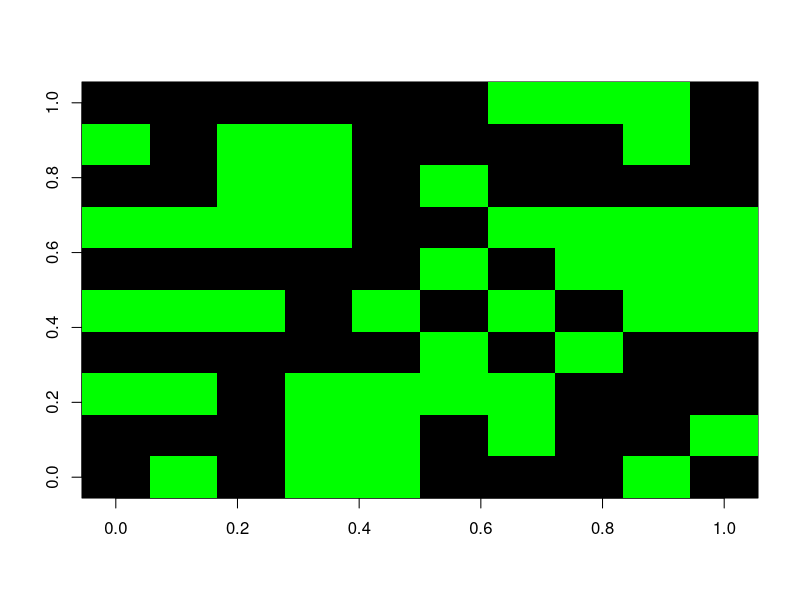
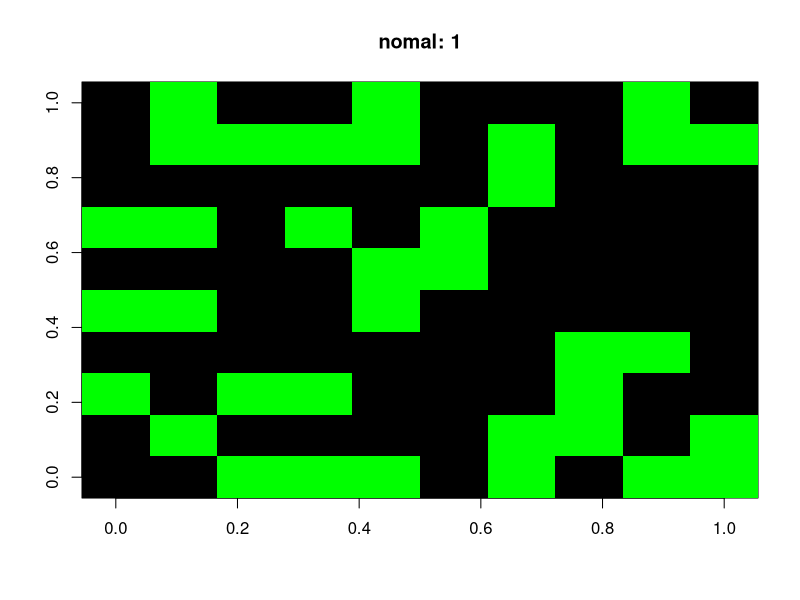
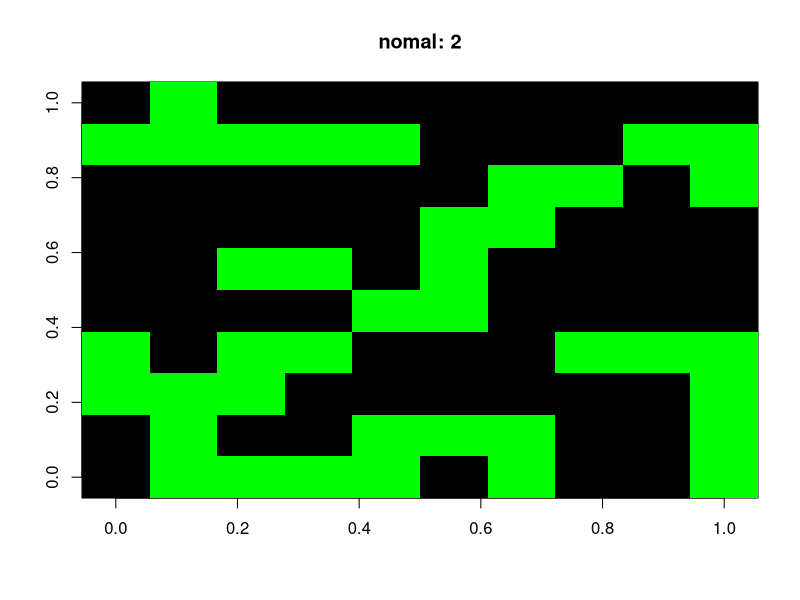
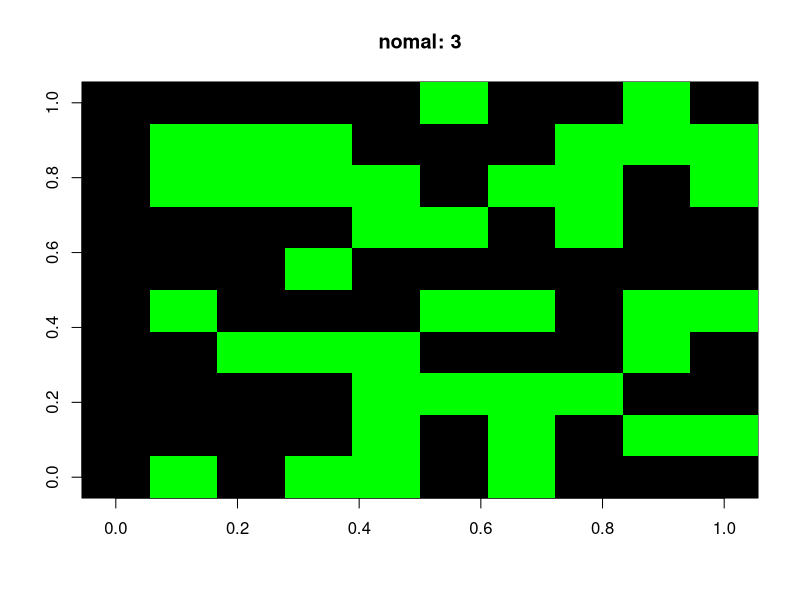
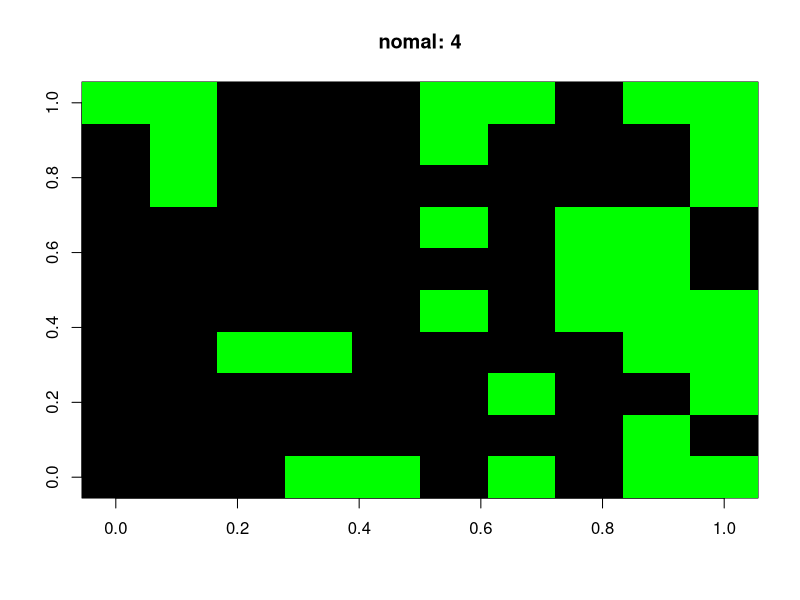
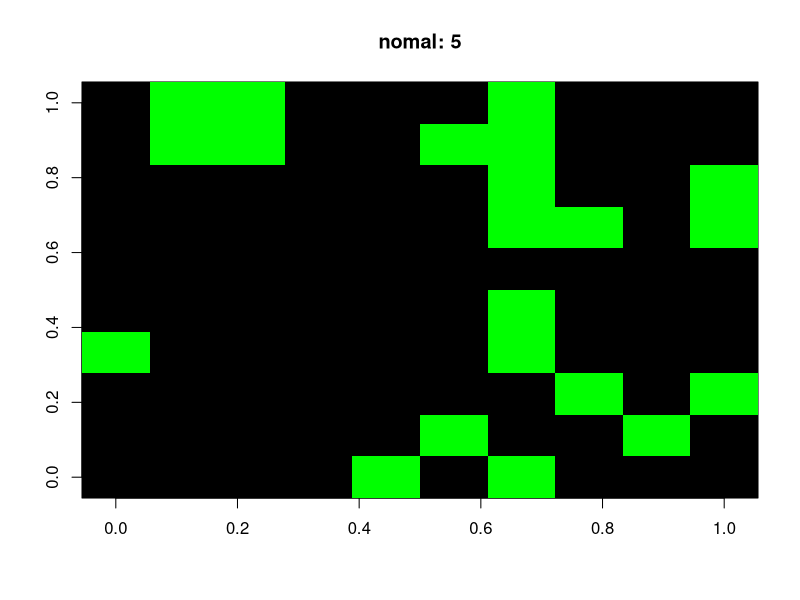
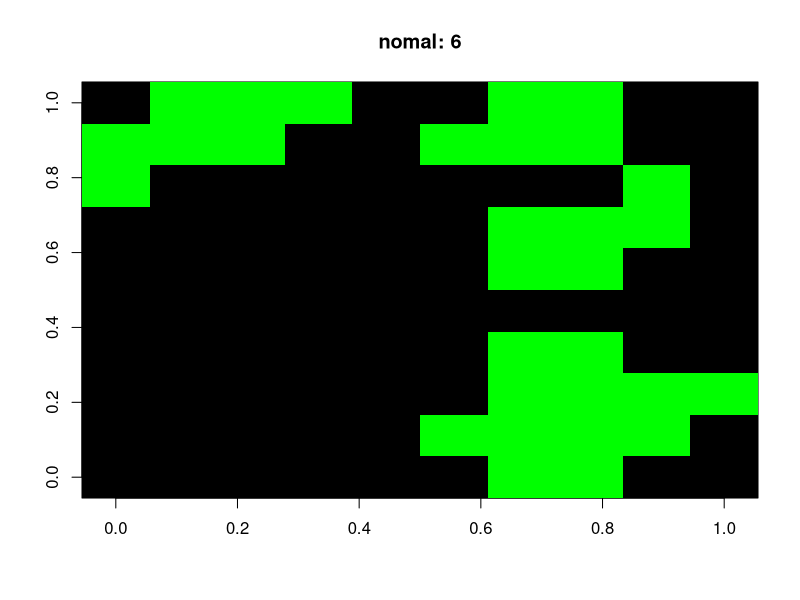
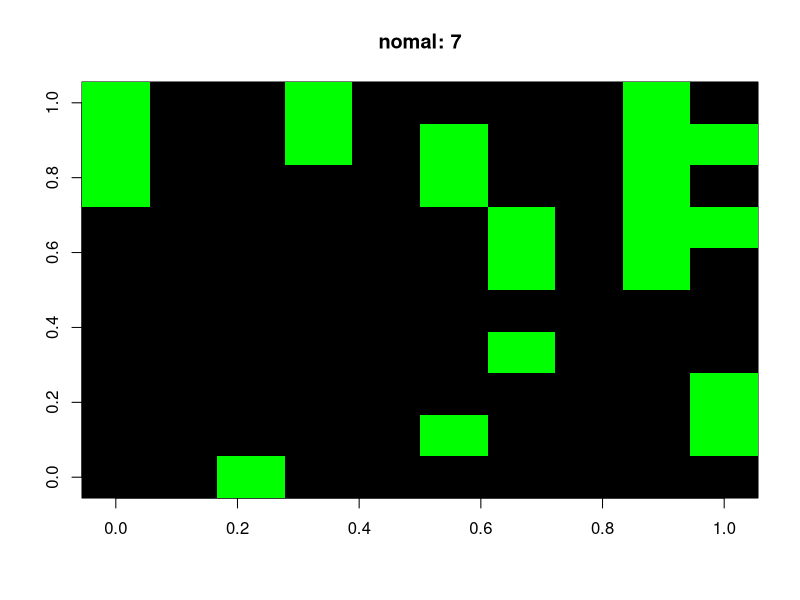

The R script that drew these images, in order:

SIZE = readline("Size(default: 10): ")
if (SIZE == "") {
  SIZE = 10 
} else {
  SIZE = as.numeric(SIZE)
}
BORN = 1
SURVIVES = 2

DEATH = BORN-1
ALIVE = SURVIVES-1

weightingAdder <- function(M) {
  TMP = matrix(0, nrow=SIZE, ncol=SIZE, byrow=T)
  for (i in 1:SIZE) {
    for (j in 1:SIZE) {
      if (M[i,j] == DEATH)  next
      for (k in -1:1) {
        for (l in -1:1) {
          if (k == 0 && l == 0) next
          x = i + k
          y = j + l
          if (i+k == 0)  x = SIZE
          else if (i+k == SIZE+1) x = 1
          if (j+l == 0)  y = SIZE
          else if (j+l == SIZE+1) y = 1

          TMP[x,y] = TMP[x,y] + 1
        }
      }
    }
  }
  return(TMP)
}

cat('Type: {fill, empty, random}={f, e, r}\n')
type <- readline("Type: ")
if (type == "f") {
  A = matrix(1, nrow=SIZE, ncol=SIZE, byrow=T)
  image(A, col="green")
} else if (type == "e") {
  A = matrix(0, nrow=SIZE, ncol=SIZE, byrow=T)
  image(A, col="black")
} else {
  rand = as.integer(runif(SIZE^2, min=0, max=2))
  A = matrix(rand, nrow=SIZE, ncol=SIZE, byrow=T)
  image(A, col=c("black","green"))
}

makePattern <- function(M) {
  count <- readline("Make Count: ")
  if (count == "") {
    count = 0
  } else {
    count <- as.numeric(count)
  }
  for (i in 1:count) {
    if (count == 0) break
    print(i, quote=FALSE)
    input <- as.numeric(locator(1))
    pos <- as.numeric(input) + 0.05
    len <- 1.1 / SIZE
    pos <- as.integer(pos/len) + 1
    if (M[pos[1], pos[2]] == 1)
      M[pos[1], pos[2]] = 0
    else
      M[pos[1], pos[2]] = 1

    if (length(M[M==1]) == length(M))
      image(M, col=c("green"))
    else
      image(M, col=c("black", "green"))
  }
  return(M)
}

A = makePattern(A)

title = ""
cat("nomal: B3/S23\n")
cat("day and night: B3678/S34678\n")
cat("HighLife: B36/S23\n")
cat("Replicator: B1357/S1357\n")
cat("2x2: B36/S125\n")
rule <- readline("Input Pattern: ")
if (rule == "nomal" || rule == "") {
  title = "nomal"
  rule_born <- c(3)
  rule_survives <- c(2,3)
} else if (rule == "day and night") {
  title = "day and night"
  rule_born <- c(3,6,7,8)
  rule_survives <- c(3,4,6,7,8)
} else if (rule == "HighLife") {
  title = "HighLife"
  rule_born <- c(3,6)
  rule_survives <- c(2,3)
} else if (rule == "Replicator") {
  title = "Replicator"
  rule_born <- c(1,3,5,7)
  rule_survives <- c(1,3,5,7)
} else if (rule == "2x2") {
  title = "2x2"
  rule_born <- c(3,6)
  rule_survives <- c(1,2,5)
} else {
  rule <- unlist(strsplit(rule, " "))
  rule_born <- as.numeric(unlist(strsplit(rule[1], ",")))
  rule_survives <- as.numeric(unlist(strsplit(rule[2], ",")))
}
if (rule_born[[1]] == 0) {
  rule <- list(c(), rule_survives)
} else if (rule_survives[[1]] == 0) {
  rule <- list(rule_born, c())
} else {
  rule <- list(rule_born, rule_survives)
}

counter = readline("generation num: ")

generation = 1
convergence = TRUE
B = matrix(0, nrow=SIZE, ncol=SIZE, byrow=T)
repeat {
  if (counter == "")  request = readline()
  if (request == "add") {
    A = makePattern(A)
    readline()
  }
  TMP = weightingAdder(A)
  for (x in 1:SIZE) {
    for (y in 1:SIZE) {
      if (A[x,y] == DEATH && length(rule[[BORN]][1]) != 0) {
        if (length(rule[[BORN]][rule[[BORN]] == TMP[x,y]]) == 1)  B[x,y] = 1
        else  B[x,y] = 0
      } else if (A[x,y] == ALIVE && length(rule[[SURVIVES]][1]) != 0) {
        if (length(rule[[SURVIVES]][rule[[SURVIVES]] == TMP[x,y]]) == 1)  B[x,y] = 1
        else  B[x,y] = 0
      }
    }
  }
  if (length((A==B)[(A==B)==TRUE]) == SIZE^2) break

  A = B
  image(A, main=paste(title, generation, sep=": "), col=c("black", "green"), axes = TRUE, pch=21)
  if (counter != "" && generation == as.numeric(counter))  counter = ""
  generation = generation + 1
}
